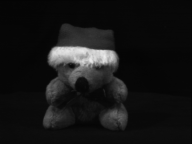
%> input picture test1.png, 192 x 144 px
$ octave main.m   (GNU Octave 9; MATLAB toolbox functions it lacks are replaced by stand-ins)
%> lines starting %> are read from the running program, lines starting %| are printed output that depends on the picture
### blurimage.m
function [smooth smoothF log_F log_smoothF] = blurimage(I,delta)

%blur image
%input  I:2D image metric
%       delta: blurring amount
%output smooth: blurred image metric.
%       smoothF: blurrred image Fouier Transform
%       log_F:
%       log_smoothF

F = fft2(I);

nx = size(F, 2);
ny = size(F, 1);


cxrange = [0:nx/2, -nx/2+1:-1];        % cycles across the image
cyrange = [0:ny/2, -ny/2+1:-1];
[cx, cy] = meshgrid(cxrange, cyrange);

fxrange = cxrange * 2*pi/nx;           % radians per pixel
fyrange = cyrange * 2*pi/ny;
[fx, fy] = meshgrid(fxrange, fyrange);


%blur with sd=sigma;
g_blur = exp(-(fx.^2 + fy.^2)*(pi*delta^2));

%..........do bluring..............
smoothF = F .* g_blur;          % multiply FT by mask


smooth = ifft2(smoothF);    % do inverse FT

log_F = log(F);
log_smoothF = log(smoothF);

### ComputeimageDistance_logFT.m
function qD = ComputeimageDistance_logFT(I1,I2,b,e)
%input: I1,I2 input images
%       b parameter of the metric
%       e choice of the metric
%output:
% qD:   blurring-invariant distance between orbits


ccx = size(I1,1);
ccy = size(I1,2);

ccx2 = size(I2,1);
ccy2 = size(I2,2);

%check if two images have the same size;
if(ccx ~= ccx2 || ccy ~= ccy2)
    %end the function if they have different dims;
    display('Images size are not the same.');
    return;
end;

%Check the image dimension. Need to be even.
if (mod(ccx,2))
    ccx =ccx-1;
end;
if (mod(ccy,2))
    ccy =ccy-1;
end;

I1 = double(I1(1:1:ccx, 1:1:ccy));
I2 = double(I2(1:1:ccx, 1:1:ccy));


%Fourier transform
F1 = fft2(I1);
F2 = fft2(I2);

% preprocess and prevent log(F)= Inf;
F1(F1==0) = 0.01;
F2(F2==0) = 0.01;

% Log transfrom
log_F1 = log(abs(F1));
log_F2 = log(abs(F2));


nx = size(F1, 2);
ny = size(F2, 1);
cxrange = [0:nx/2, -nx/2+1:-1];        % cycles across the image
cyrange = [0:ny/2, -ny/2+1:-1];
[cx, cy] = meshgrid(cxrange, cyrange);
fxrange = cxrange * 2*pi/nx;           % radians per pixel
fyrange = cyrange * 2*pi/ny;
[fx, fy] = meshgrid(fxrange, fyrange);


Q1 = ComputeImageQDirect(fx,fy,log_F1,b,e);
Q2 = ComputeImageQDirect(fx,fy,log_F2,b,e);
Q0 = ComputeImageQDirect(fx,fy,-pi*(fx.^2+fy.^2),b,e);

[tmp,id] = min([Q1,Q2]);
[tmpm,idm] = max([Q1,Q2]);
c = max(Q1,Q2);
d0 = (c-tmp)/Q0;

%blur the one with small Q to match the blurring level;
sigma = d0;
g_blur = exp(-(fx.^2 + fy.^2)*(pi*sigma));
str = sprintf('smoothF = F%d .* g_blur;',id);
eval(str);

% calculate their difference
str=sprintf('d_real = log(abs((smoothF))) - log(abs((F%d)));',idm);
eval(str)
qD = InnProdPolyImage(fx,fy,d_real,d_real,b,e);

### ComputeImageQDirect.m
function Q = ComputeImageQDirect(xi1,xi2,ft_r,b,e)

% e=0 is polynomial metric
% e=1 is exponential metric

del1  = xi1(1,2) - xi1(1,1);
del2  = xi2(2,1) - xi2(1,1);


if e == 0

%Polynomial
%z = InnProdPoly(xi,xi.*xi,xi.*xi,b);
%h = -(xi.*xi)/sqrt(z);

z = InnProdPolyImage(xi1,xi2,pi*(xi1.*xi1+xi2.*xi2),pi*(xi1.*xi1+xi2.*xi2),b,e);
h = -(pi*(xi1.*xi1+xi2.*xi2))/sqrt(z);
%h = -sqrt(5/2)*(xi.*xi);
Q = InnProdPolyImage(xi1,xi2,ft_r,h,b,e);

else

z = InnProdPolyImage(xi1,xi2,pi*(xi1.*xi1+xi2.*xi2),pi*(xi1.*xi1+xi2.*xi2),b,e);
h = -(pi*(xi1.*xi1+xi2.*xi2))/sqrt(z);
Q = InnProdPolyImage(xi1,xi2,ft_r,h,b,e);

end

### InnProdPolyImage.m
function x = InnProdPolyImage(xi1,xi2,ft_r1,ft_r2,b,e)
% e=0 polynomial metric
% e=1 exponential metric

dxi1 = xi1(1,2) - xi1(1,1);
dxi2 = xi2(2,1) - xi2(1,1);

%id = find(xi == 0);

if e==0
ax1  = abs(xi1);
ax2  = abs(xi2);

%if xi1 is not a matrix
%Polynomial Metric
tmp=sqrt(ax1.^2+ax2.^2);
term = (1./(1 + tmp).^b);
%Exponential Metric
%term = exp(-pi*xi.*xi);
x = sum(sum(dxi1*real(ft_r1.*ft_r2).*term,1)*dxi2);
else
    eterm = exp(-pi*(xi1.^2+xi2.^2));
    x = sum(sum(dxi1*real(ft_r1.*ft_r2.*eterm),1)*dxi2);
end;

### main.m
%author: Zhengwu Zhang
%email: zhengwustat@gmail.com

%see reference:
%Z. Zhang, E. Klassen, A. Srivastava, P.K. Turaga, R. Chellappa,
%"Blurring-Invariant Riemannian Metrics for Comparing Signals and Images",
%ICCV 2011:1770-1775, Barcelona, Spain, 2011

clear all;
close all;

%%%%%% read image  %%%
I1 = imread('test1.png','png');
%> I1 is the input picture: size 144x192 uint8; min 3, max 237, mean 22
I2 = imread('test2.png','png');
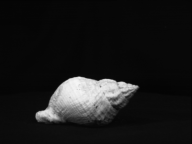
%> input picture test2.png, 192 x 144 px
%> I2 is the input picture: size 144x192 uint8; min 2, max 245, mean 26

I1 = rgb2gray(I1);
I2 = rgb2gray(I2);

%display image;
imagesc(I1); colormap(gray);

%%%% blure the image1 %%%
delta = 1;
[smooth smoothF log_F log_smoothF] = blurimage(I1,delta);
%> in blurimage, `smooth = ifft2(smoothF);`:
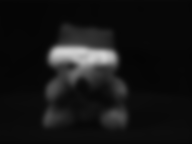
%> smooth: size 144x192 double; min 4.7, max 211.3, mean 22
BlurredI1= smooth;
imagesc(BlurredI1); colormap(gray);

%%%%%% compare images %%%%%%
qD1 = ComputeimageDistance_logFT(I1,BlurredI1,6,1);
%> in ComputeimageDistance_logFT, `log_F1 = log(abs(F1));`:
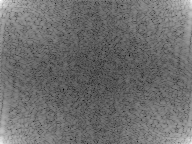
%> log_F1: size 144x192 double; min -0.121, max 13.32, mean 5.69; drawn with min black and max white
%> in ComputeimageDistance_logFT, `log_F2 = log(abs(F2));`:
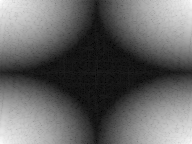
%> log_F2: size 144x192 double; min -31.26, max 13.32, mean -13.36; drawn with min black and max white
%> in ComputeImageQDirect, `Q = InnProdPolyImage(xi1,xi2,ft_r,h,b,e);`: Q = -5.59
%> in ComputeimageDistance_logFT, `Q2 = ComputeImageQDirect(fx,fy,log_F2,b,e);`: Q2 = -4.18
%> in ComputeimageDistance_logFT, `[tmp,id] = min([Q1,Q2]);`: tmp = -5.59; id = 1
%> in ComputeimageDistance_logFT, `[tmpm,idm] = max([Q1,Q2]);`: tmpm = -4.18; idm = 2
%> in ComputeimageDistance_logFT, `c = max(Q1,Q2);`: c = -4.18
%> in ComputeimageDistance_logFT, `d0 = (c-tmp)/Q0;`: d0 = 1
%> in ComputeimageDistance_logFT, `g_blur = exp(-(fx.^2 + fy.^2)*(pi*sigma));`:
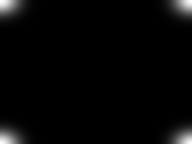
%> g_blur: size 144x192 double; min 1.17e-27, max 1, mean 0.0253
%> in ComputeimageDistance_logFT, `str = sprintf('smoothF = F%d .* g_blur;',id);`: str = 'smoothF = F1 .* g_blur;'
%> in ComputeimageDistance_logFT, `str=sprintf('d_real = log(abs((smoothF))) - log(abs((F%d)));',idm);`: str = 'd_real = log(abs((smoothF))) - log(abs((F2)));'
%> qD1 = 2.76e-14
qD2 = ComputeimageDistance_logFT(I2,BlurredI1,6,1);
%> call 2 of ComputeimageDistance_logFT, with b = 6, e = 1
%> in ComputeimageDistance_logFT (call 2), `log_F1 = log(abs(F1));`:
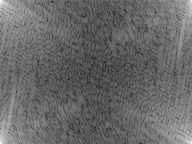
%> log_F1: size 144x192 double; min 1.15, max 13.49, mean 6.25; drawn with min black and max white
%> in ComputeimageDistance_logFT (call 2), `Q1 = ComputeImageQDirect(fx,fy,log_F1,b,e);`: Q1 = -5.81
%> in ComputeimageDistance_logFT (call 2), `d0 = (c-tmp)/Q0;`: d0 = 1.16
%> in ComputeimageDistance_logFT (call 2), `str = sprintf('smoothF = F%d .* g_blur;',id);`: str = 'smoothF = F1 .* g_blur;'
%> in ComputeimageDistance_logFT (call 2), `str=sprintf('d_real = log(abs((smoothF))) - log(abs((F%d)));',idm);`: str = 'd_real = log(abs((smoothF))) - log(abs((F2)));'
%> qD2 = 0.855
qD3 = ComputeimageDistance_logFT(I2,I1,6,1);
%> call 3 of ComputeimageDistance_logFT, with b = 6, e = 1
%> in ComputeimageDistance_logFT (call 3), `Q2 = ComputeImageQDirect(fx,fy,log_F2,b,e);`: Q2 = -5.59
%> in ComputeimageDistance_logFT (call 3), `d0 = (c-tmp)/Q0;`: d0 = 0.157
%> in ComputeimageDistance_logFT (call 3), `g_blur = exp(-(fx.^2 + fy.^2)*(pi*sigma));`:
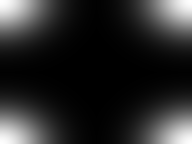
%> g_blur: size 144x192 double; min 5.87e-05, max 1, mean 0.161
%> in ComputeimageDistance_logFT (call 3), `str = sprintf('smoothF = F%d .* g_blur;',id);`: str = 'smoothF = F1 .* g_blur;'
%> in ComputeimageDistance_logFT (call 3), `str=sprintf('d_real = log(abs((smoothF))) - log(abs((F%d)));',idm);`: str = 'd_real = log(abs((smoothF))) - log(abs((F2)));'
%> qD3 = 0.855
